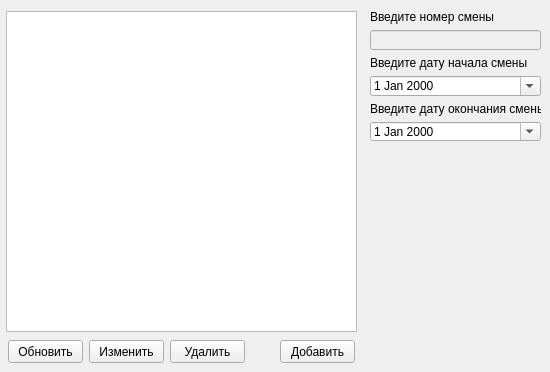
<?xml version="1.0" encoding="UTF-8"?>
<ui version="4.0">
 <class>tableSmeny</class>
 <widget class="QWidget" name="tableSmeny">
  <property name="geometry">
   <rect>
    <x>0</x>
    <y>0</y>
    <width>550</width>
    <height>372</height>
   </rect>
  </property>
  <property name="windowTitle">
   <string>Смены</string>
  </property>
  <widget class="QWidget" name="layoutWidget">
   <property name="geometry">
    <rect>
     <x>370</x>
     <y>10</y>
     <width>171</width>
     <height>131</height>
    </rect>
   </property>
   <layout class="QVBoxLayout" name="verticalLayout">
    <item>
     <widget class="QLabel" name="label">
      <property name="text">
       <string>Введите номер смены</string>
      </property>
     </widget>
    </item>
    <item>
     <widget class="QLineEdit" name="ID_Smeny">
      <property name="enabled">
       <bool>false</bool>
      </property>
      <property name="readOnly">
       <bool>true</bool>
      </property>
     </widget>
    </item>
    <item>
     <widget class="QLabel" name="label_2">
      <property name="text">
       <string>Введите дату начала смены</string>
      </property>
     </widget>
    </item>
    <item>
     <widget class="QDateEdit" name="dateEdit">
      <property name="calendarPopup">
       <bool>true</bool>
      </property>
     </widget>
    </item>
    <item>
     <widget class="QLabel" name="label_3">
      <property name="text">
       <string>Введите дату окончания смены</string>
      </property>
     </widget>
    </item>
    <item>
     <widget class="QDateEdit" name="dateEdit_2">
      <property name="calendarPopup">
       <bool>true</bool>
      </property>
     </widget>
    </item>
   </layout>
  </widget>
  <widget class="QPushButton" name="Add">
   <property name="geometry">
    <rect>
     <x>280</x>
     <y>340</y>
     <width>75</width>
     <height>23</height>
    </rect>
   </property>
   <property name="text">
    <string>Добавить</string>
   </property>
  </widget>
  <widget class="QPushButton" name="Change">
   <property name="geometry">
    <rect>
     <x>89</x>
     <y>340</y>
     <width>75</width>
     <height>23</height>
    </rect>
   </property>
   <property name="text">
    <string>Изменить</string>
   </property>
  </widget>
  <widget class="QPushButton" name="update">
   <property name="geometry">
    <rect>
     <x>8</x>
     <y>340</y>
     <width>75</width>
     <height>23</height>
    </rect>
   </property>
   <property name="text">
    <string>Обновить</string>
   </property>
  </widget>
  <widget class="QTableView" name="tableView">
   <property name="geometry">
    <rect>
     <x>6</x>
     <y>11</y>
     <width>351</width>
     <height>321</height>
    </rect>
   </property>
  </widget>
  <widget class="QPushButton" name="Delete">
   <property name="geometry">
    <rect>
     <x>170</x>
     <y>340</y>
     <width>75</width>
     <height>23</height>
    </rect>
   </property>
   <property name="text">
    <string>Удалить</string>
   </property>
  </widget>
 </widget>
 <resources/>
 <connections/>
</ui>
